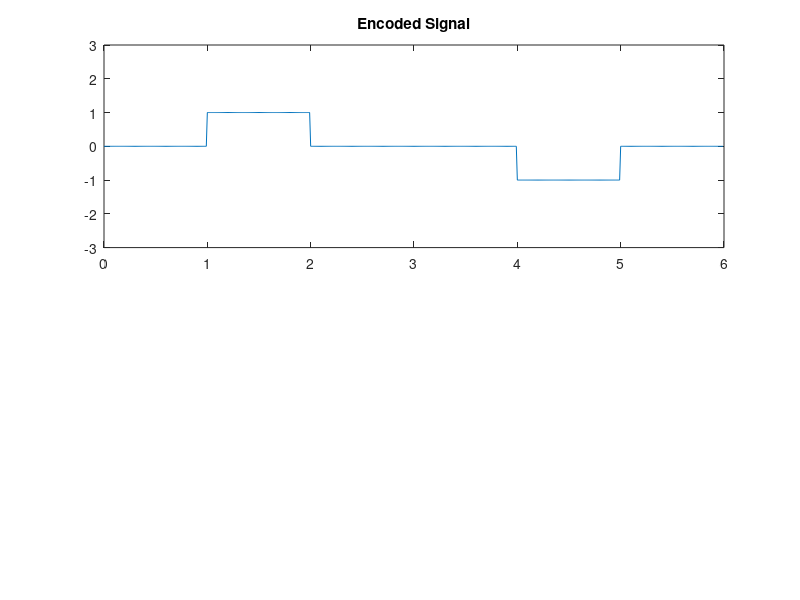

The MATLAB script that drew this image:
clc;
clear all;
close all;
data = [0 1 0 0 1 0];
point = 100;
status = 1;

%Encoded_Signal
%previous one : negative
% 0 -> 0
% 1 -> alternate of last non zero

encoded_signal = zeros(1,length(data)*point);
for i=1:length(data)
    if data(i) == 1
        encoded_signal((i-1)*point+1:i*point) = status;
        status = -status;
    end
end

size = 0:1/point:length(data)-1/point;

subplot(2,1,1);
plot(size,encoded_signal);
title('Encoded Signal');
ylim([-3,3]);

%Decoded_Signal
%0 -> 0
%1/-1 -> 1

decoded_signal = zeros(1,length(data));
for i=1:length(data)
    if encoded_signal(i*point)~=0
           decoded_signal(i) = 1;
    end
end
    
decoded_signal
